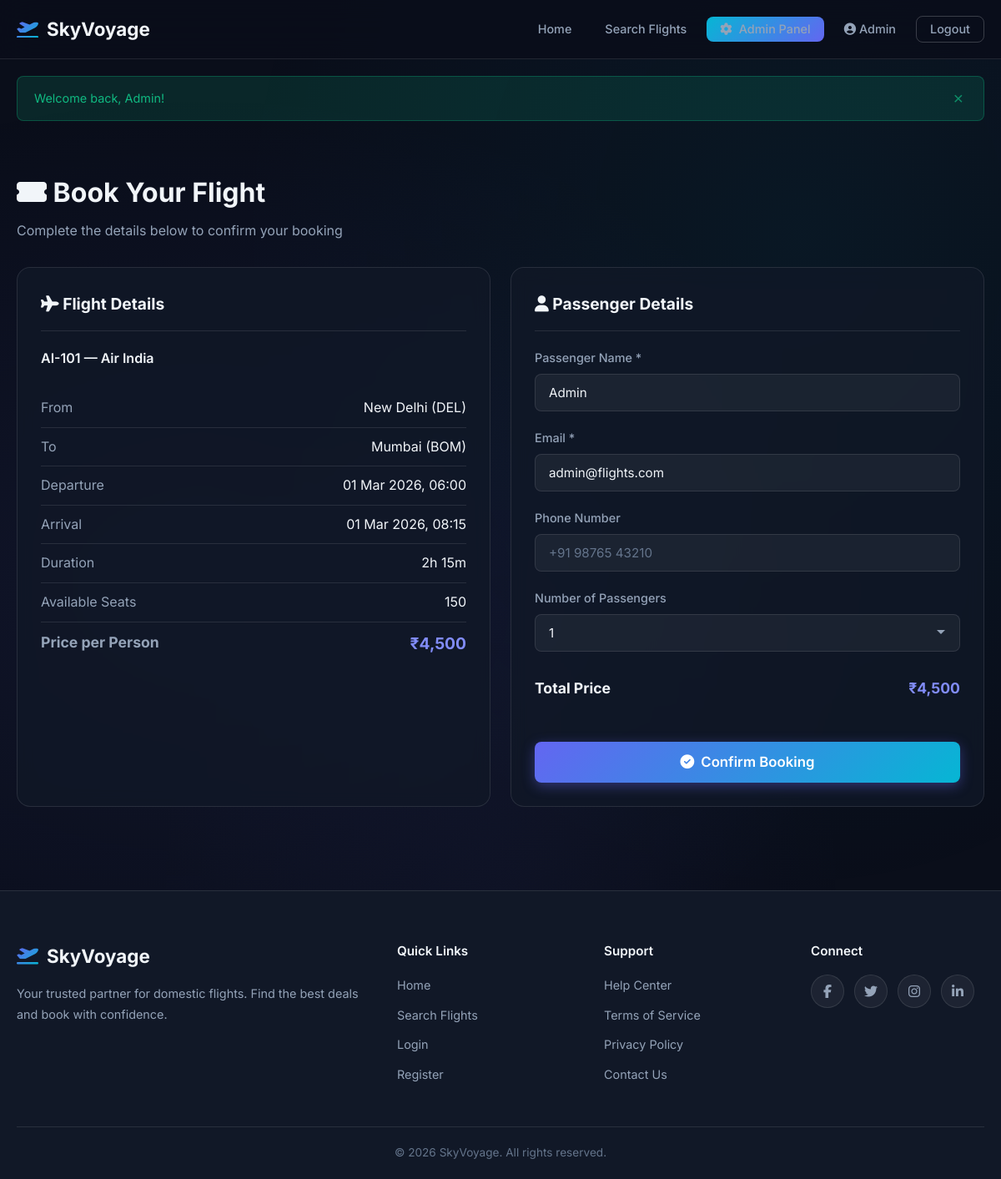
/booking.php?flight_id=1 (signed in), run on the app's committed database.
### tables this page shows
CREATE TABLE IF NOT EXISTS flights (
    id INT AUTO_INCREMENT PRIMARY KEY,
    flight_number VARCHAR(20) NOT NULL,
    airline VARCHAR(100) NOT NULL,
    from_airport_id INT NOT NULL,
    to_airport_id INT NOT NULL,
    departure_time DATETIME NOT NULL,
    arrival_time DATETIME NOT NULL,
    price DECIMAL(10,2) NOT NULL,
    total_seats INT NOT NULL DEFAULT 180,
    available_seats INT NOT NULL DEFAULT 180,
    status ENUM('scheduled','cancelled','completed') DEFAULT 'scheduled',
    created_at TIMESTAMP DEFAULT CURRENT_TIMESTAMP,
    FOREIGN KEY (from_airport_id) REFERENCES airports(id),
    FOREIGN KEY (to_airport_id) REFERENCES airports(id)
);

CREATE TABLE IF NOT EXISTS airports (
    id INT AUTO_INCREMENT PRIMARY KEY,
    code VARCHAR(10) NOT NULL UNIQUE,
    name VARCHAR(200) NOT NULL,
    city VARCHAR(100) NOT NULL,
    country VARCHAR(100) NOT NULL DEFAULT 'India'
);

### includes/auth.php (called while the page is built, shortened)
<?php
function isLoggedIn() {
    return isset($_SESSION['user_id']);
}
function currentUser() {
    return [
        'id' => $_SESSION['user_id'],
        'name' => $_SESSION['user_name'],
        'email' => $_SESSION['user_email'],
        'role' => $_SESSION['user_role']
    ];
}

### booking.php (the view, shortened to what this page needs)
<?php
require_once __DIR__ . '/includes/auth.php';
$pdo = getDB();
$flight_id = $_GET['flight_id'] ?? null;
$booking_confirmed = false;
$booking_id = null;
$stmt = $pdo->prepare("SELECT f.*,
    a1.city AS from_city, a1.code AS from_code,
    a2.city AS to_city, a2.code AS to_code
    FROM flights f
    JOIN airports a1 ON f.from_airport_id = a1.id
    JOIN airports a2 ON f.to_airport_id = a2.id
    WHERE f.id = ? AND f.status = 'scheduled'");
$stmt->execute([$flight_id]);
$flight = $stmt->fetch();
$dep = new DateTime($flight['departure_time']);
$arr = new DateTime($flight['arrival_time']);
$diff = $dep->diff($arr);
$duration = $diff->h . 'h ' . $diff->i . 'm';
require_once __DIR__ . '/includes/header.php';
?>
<div class="container">
    <?php if ($booking_confirmed): ?>
        <div class="confirmation-card card">
            <div class="success-icon"><i class="fas fa-check-circle"></i></div>
            <h2>Booking Confirmed!</h2>
            <p class="booking-id">Booking ID: #<?php echo str_pad($booking_id, 6, '0', STR_PAD_LEFT); ?></p>
            <div class="booking-summary">
                <div class="row">
                    <span class="label">Flight</span>
                    <span><?php echo htmlspecialchars($flight['flight_number'] . ' - ' . $flight['airline']); ?></span>
                </div>
                <div class="row">
                    <span class="label">Route</span>
                    <span><?php echo htmlspecialchars($flight['from_city'] . ' → ' . $flight['to_city']); ?></span>
                </div>
                <div class="row">
                    <span class="label">Date & Time</span>
                    <span><?php echo $dep->format('d M Y, H:i'); ?></span>
                </div>
                <div class="row">
                    <span class="label">Passengers</span>
                    <span><?php echo intval($_POST['passengers']); ?></span>
                </div>
                <div class="row">
                    <span class="label">Passenger Name</span>
                    <span><?php echo htmlspecialchars($_POST['passenger_name']); ?></span>
                </div>
                <div class="row">
                    <span class="label">Total Price</span>
                    <span>₹<?php echo number_format($flight['price'] * intval($_POST['passengers'])); ?></span>
                </div>
            </div>
            <div style="display: flex; gap: 12px; justify-content: center; margin-top: 24px;">
                <a href="<?php echo BASE; ?>dashboard.php" class="btn btn-primary"><i class="fas fa-tachometer-alt"></i> Go to Dashboard</a>
                <a href="<?php echo BASE; ?>" class="btn btn-outline"><i class="fas fa-home"></i> Back to Home</a>
            </div>
        </div>
    <?php else: ?>
        <div class="page-header">
            <h1><i class="fas fa-ticket-alt"></i> Book Your Flight</h1>
            <p>Complete the details below to confirm your booking</p>
        </div>
        <div style="display: grid; grid-template-columns: 1fr 1fr; gap: 24px; padding-bottom: 40px;">
            <div class="card">
                <div class="card-header">
                    <h3><i class="fas fa-plane"></i> Flight Details</h3>
                </div>
                <div class="flight-info" style="margin-bottom: 16px;">
                    <h3><?php echo htmlspecialchars($flight['flight_number']); ?> — <?php echo htmlspecialchars($flight['airline']); ?></h3>
                </div>
                <div class="booking-summary">
                    <div class="row">
                        <span class="label">From</span>
                        <span><?php echo htmlspecialchars($flight['from_city'] . ' (' . $flight['from_code'] . ')'); ?></span>
                    </div>
                    <div class="row">
                        <span class="label">To</span>
                        <span><?php echo htmlspecialchars($flight['to_city'] . ' (' . $flight['to_code'] . ')'); ?></span>
                    </div>
                    <div class="row">
                        <span class="label">Departure</span>
                        <span><?php echo $dep->format('d M Y, H:i'); ?></span>
                    </div>
                    <div class="row">
                        <span class="label">Arrival</span>
                        <span><?php echo $arr->format('d M Y, H:i'); ?></span>
                    </div>
                    <div class="row">
                        <span class="label">Duration</span>
                        <span><?php echo $duration; ?></span>
                    </div>
                    <div class="row">
                        <span class="label">Available Seats</span>
                        <span><?php echo $flight['available_seats']; ?></span>
                    </div>
                    <div class="row">
                        <span class="label">Price per Person</span>
                        <span style="font-size: 1.2rem; font-weight: 700; color: var(--accent-primary-hover);">₹<?php echo number_format($flight['price']); ?></span>
                    </div>
                </div>
            </div>
            <div class="card">
                <div class="card-header">
                    <h3><i class="fas fa-user"></i> Passenger Details</h3>
                </div>
                <form method="POST" data-validate>
                    <div class="form-group">
                        <label for="passenger_name">Passenger Name *</label>
                        <input type="text" id="passenger_name" name="passenger_name" class="form-control"
                               placeholder="Full name as per ID" required
                               value="<?php echo htmlspecialchars($current_user['name'] ?? ''); ?>">
                    </div>
                    <div class="form-group">
                        <label for="passenger_email">Email *</label>
                        <input type="email" id="passenger_email" name="passenger_email" class="form-control"
                               placeholder="you@example.com" required
                               value="<?php echo htmlspecialchars($current_user['email'] ?? ''); ?>">
                    </div>
                    <div class="form-group">
                        <label for="passenger_phone">Phone Number</label>
                        <input type="tel" id="passenger_phone" name="passenger_phone" class="form-control"
                               placeholder="+91 98765 43210">
                    </div>
                    <div class="form-group">
                        <label for="passengers">Number of Passengers</label>
                        <select name="passengers" id="passengers" class="form-control">
                            <?php for ($i = 1; $i <= min(9, $flight['available_seats']); $i++): ?>
                                <option value="<?php echo $i; ?>"><?php echo $i; ?></option>
                            <?php endfor; ?>
                        </select>
                    </div>
                    <div class="booking-summary mt-2">
                        <div class="row" style="font-weight:700; font-size:1.1rem; border-bottom:none;">
                            <span>Total Price</span>
                            <span id="totalPrice" style="color: var(--accent-primary-hover);">₹<?php echo number_format($flight['price']); ?></span>
                        </div>
                    </div>
                    <button type="submit" class="btn btn-primary btn-block btn-lg mt-2">
                        <i class="fas fa-check-circle"></i> Confirm Booking
                    </button>
                </form>
            </div>
        </div>
    <?php endif; ?>
</div>
<?php require_once __DIR__ . '/includes/footer.php'; ?>

### css/style.css (style rules this page uses)
:root { --bg-primary: #0a0e1a; --bg-secondary: #111827; --bg-card: rgba(17, 24, 39, 0.8); --bg-glass: rgba(255, 255, 255, 0.05); --bg-glass-hover: rgba(255, 255, 255, 0.1); --border-glass: rgba(255, 255, 255, 0.1); --border-glass-hover: rgba(255, 255, 255, 0.2); --text-primary: #f1f5f9; --text-secondary: #94a3b8; --text-muted: #64748b; --accent-primary: #6366f1; --accent-primary-hover: #818cf8; --accent-secondary: #06b6d4; --accent-gradient: linear-gradient(135deg, #6366f1, #06b6d4); --accent-gradient-hover: linear-gradient(135deg, #818cf8, #22d3ee); --success: #10b981; --success-bg: rgba(16, 185, 129, 0.15); --warning: #f59e0b; --warning-bg: rgba(245, 158, 11, 0.15); --danger: #ef4444; --danger-bg: rgba(239, 68, 68, 0.15); --info: #3b82f6; --info-bg: rgba(59, 130, 246, 0.15); --radius-sm: 8px; --radius-md: 12px; --radius-lg: 16px; --radius-xl: 24px; --shadow-sm: 0 2px 8px rgba(0, 0, 0, 0.3); --shadow-md: 0 4px 16px rgba(0, 0, 0, 0.4); --shadow-lg: 0 8px 32px rgba(0, 0, 0, 0.5); --shadow-glow: 0 0 30px rgba(99, 102, 241, 0.3); --transition-fast: 0.2s ease; --transition-normal: 0.3s ease; --transition-slow: 0.5s ease; --font-family: 'Inter', -apple-system, BlinkMacSystemFont, sans-serif; }
*, *::before, *::after { box-sizing: border-box; margin: 0; padding: 0; }
html { scroll-behavior: smooth; }
body { font-family: var(--font-family); background: var(--bg-primary); color: var(--text-primary); line-height: 1.6; min-height: 100vh; overflow-x: hidden; }
body::before { content: ''; position: fixed; top: 0; left: 0; width: 100%; height: 100%; background: radial-gradient(ellipse at 20% 50%, rgba(99, 102, 241, 0.08) 0%, transparent 60%), radial-gradient(ellipse at 80% 20%, rgba(6, 182, 212, 0.06) 0%, transparent 50%), radial-gradient(ellipse at 50% 80%, rgba(99, 102, 241, 0.04) 0%, transparent 50%); pointer-events: none; z-index: 0; }
.container { max-width: 1200px; margin: 0 auto; padding: 0 20px; }
.btn { display: inline-flex; align-items: center; justify-content: center; gap: 8px; padding: 12px 28px; border: none; border-radius: var(--radius-sm); font-family: var(--font-family); font-size: 0.95rem; font-weight: 600; cursor: pointer; transition: all var(--transition-normal); text-decoration: none; line-height: 1; }
.btn-primary { background: var(--accent-gradient); color: #fff; box-shadow: 0 4px 15px rgba(99, 102, 241, 0.4); }
.btn-lg { padding: 16px 36px; font-size: 1.05rem; }
.btn-block { width: 100%; }
.card { background: var(--bg-card); border: 1px solid var(--border-glass); border-radius: var(--radius-lg); padding: 28px; backdrop-filter: blur(10px); -webkit-backdrop-filter: blur(10px); transition: all var(--transition-normal); }
.card-header { margin-bottom: 20px; padding-bottom: 16px; border-bottom: 1px solid var(--border-glass); }
.card-header h2, .card-header h3 { font-size: 1.2rem; font-weight: 700; }
.form-group { margin-bottom: 20px; }
.form-group label { display: block; margin-bottom: 8px; font-size: 0.9rem; font-weight: 500; color: var(--text-secondary); }
.form-control { width: 100%; padding: 12px 16px; background: var(--bg-glass); border: 1px solid var(--border-glass); border-radius: var(--radius-sm); color: var(--text-primary); font-family: var(--font-family); font-size: 0.95rem; transition: all var(--transition-fast); outline: none; }
.form-control::placeholder { color: var(--text-muted); }
select.form-control { appearance: none; background-repeat: no-repeat; background-position: right 16px center; padding-right: 40px; }
select.form-control option { background: var(--bg-secondary); color: var(--text-primary); }
.flight-info h3 { font-size: 1rem; font-weight: 600; margin-bottom: 4px; }
.page-header { padding: 40px 0 30px; }
.page-header h1 { font-size: 2rem; font-weight: 700; margin-bottom: 8px; }
.page-header p { color: var(--text-secondary); font-size: 1rem; }
.booking-summary { text-align: left; margin: 24px 0; }
.booking-summary .row { display: flex; justify-content: space-between; padding: 10px 0; border-bottom: 1px solid var(--border-glass); }
.booking-summary .row:last-child { border-bottom: none; font-weight: 700; font-size: 1.1rem; }
.booking-summary .label { color: var(--text-secondary); }
.mt-2 { margin-top: 16px; }

### data on the page
flights: flight_number "AI-101", airline "Air India", from_airport.code "New Delhi (DEL)", to_airport.code "Mumbai (BOM)", departure_time "01 Mar 2026, 06:00", arrival_time "01 Mar 2026, 08:15", duration "2h 15m", available_seats "150", price "4,500"

### other printed values
SITE_NAME "SkyVoyage"
$current_user['name'] "Admin"
$flash['message'] "Welcome back, Admin!"
form field passengers "1"
